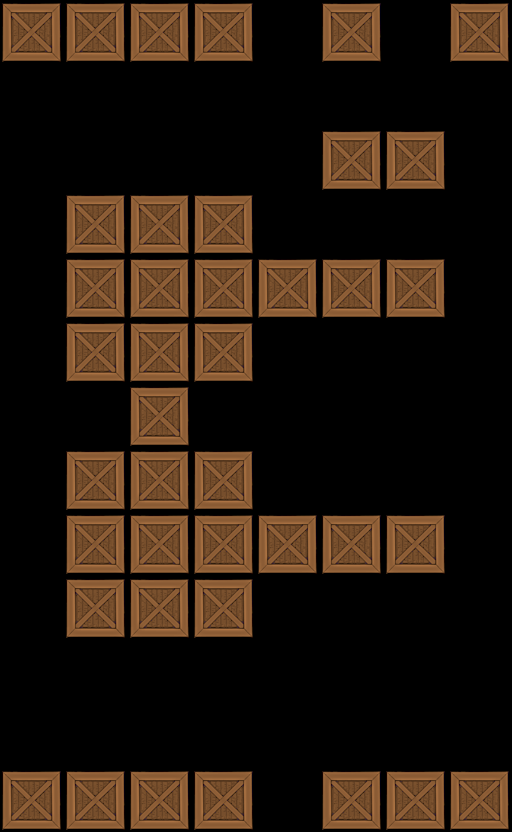

The image is a tile-based game level rendered from a .tmx file. Its description and source (layers, tilesets, objects; grid data summarised) follow:
An orthogonal 8x13 tile map with 64x64 px tiles, 1 tile layer (Tile Layer 1).

<map version="1.0" orientation="orthogonal" width="8" height="13" tilewidth="64" tileheight="64">
 <tileset firstgid="1" name="crate" tilewidth="64" tileheight="64">
  <image source="../../crate2.png" width="64" height="64" />
 </tileset>
 <layer name="Tile Layer 1" width="8" height="13">
  <data>[104 cells, 40 non-empty, 1 distinct tile ids]</data>
 </layer>
</map>
